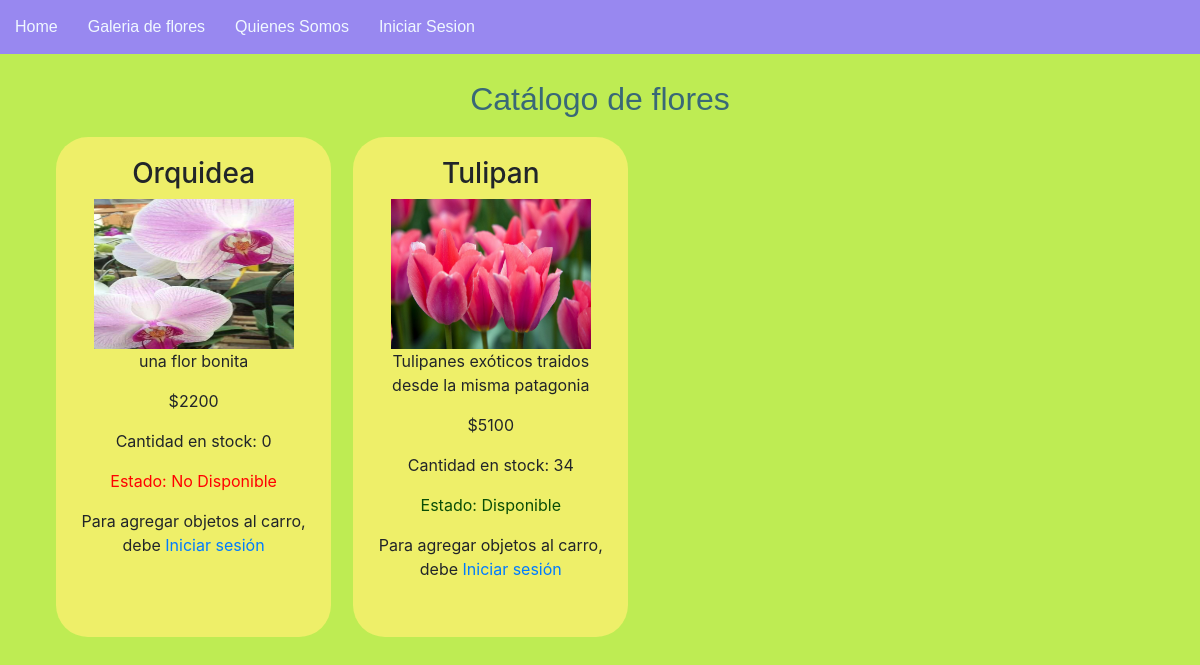
Before: /galeria with the older database file.
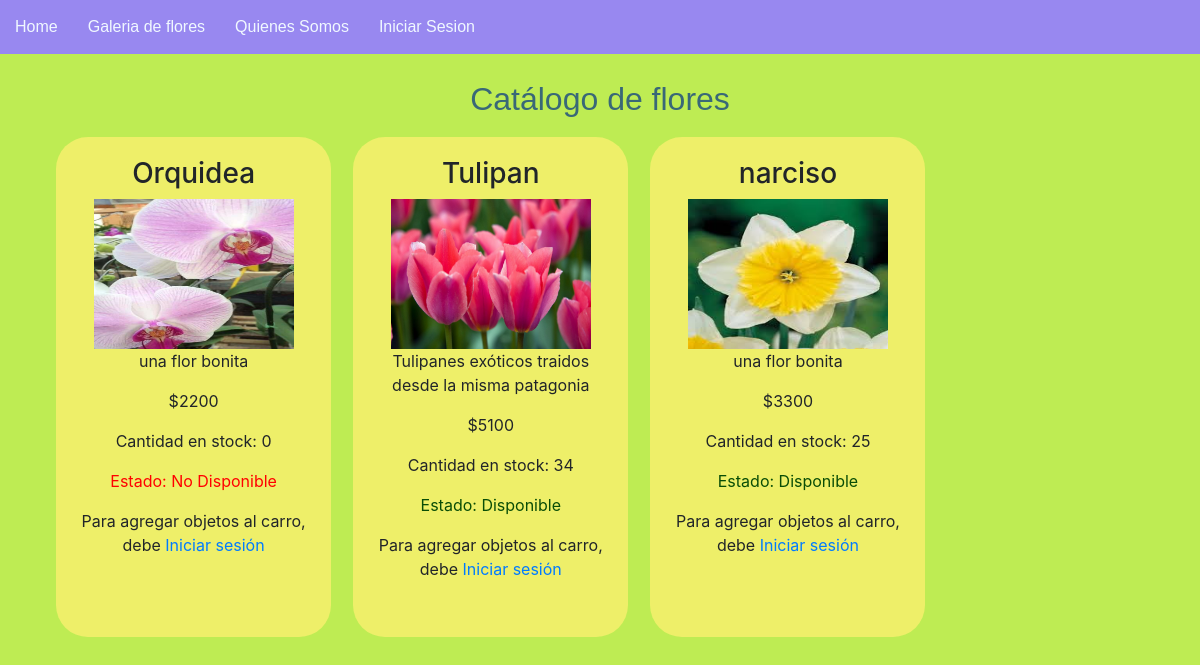
After: the same page with the newer database file.
### floreria/models.py (models this page shows, shortened)
class Flores(models.Model):
    name=models.CharField(max_length=100, primary_key=True)
    foto=models.ImageField(upload_to="flor",null=False)
    descripcion=models.TextField(max_length=300, null=False)
    valor=models.IntegerField(null=False)
    stock=models.IntegerField(null=False)

### floreria/views.py (the view)
# urls.py: path('galeria',galeria,name='GALE'),
def galeria(request):
    flowers = Flores.objects.all()  # select * from pelicula
    return render(request, 'core/galeria.html', {'listaflores': flowers})

### floreria/templates/core/galeria.html (shortened to what this page needs)
    {% extends "core/base.html" %}
    {% load static %}
    {% block contenido %}
        <h2>Catálogo de flores</h2>
    {% for f in listaflores %}
         <div class="flores">
            <h3>{{f.name}}</h3>
            <img class="galeriaimg" src="{{f.foto.url}}">
            <p>{{f.descripcion}}</p>
            <p>${{f.valor}}</p>
            <p>Cantidad en stock: {{f.stock}}</p>
            {%if f.stock >= 1 %}
            <p style="color:rgb(9, 77, 6)">Estado: Disponible</p>
            {% else %}
            <p style="color: red">Estado: No Disponible</p>
            {% endif %}
            {% if not user.is_authenticated %}
            <p>Para agregar objetos al carro, debe <a href="{% url 'LOGIN' %}">Iniciar sesión</a></p>
            {% endif %}
        </div>
    {% endfor %}
    {% endblock contenido %}

Changed rows visible on the page:
added Flores: name "narciso", foto (picture), descripcion "una flor bonita", valor "3300", stock "25", shows "Estado: Disponible"
